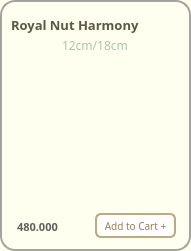
       <widget class="QFrame" name="frame_Royal">
        <property name="geometry">
         <rect>
          <x>240</x>
          <y>10</y>
          <width>191</width>
          <height>251</height>
         </rect>
        </property>
        <property name="font">
         <font>
          <family>Mongolian Baiti</family>
         </font>
        </property>
        <property name="styleSheet">
         <string notr="true">background-color: #FFFFF0;
border-radius: 15px; 
border: 2px solid #A8A29E ;</string>
        </property>
        <property name="frameShape">
         <enum>QFrame::StyledPanel</enum>
        </property>
        <property name="frameShadow">
         <enum>QFrame::Raised</enum>
        </property>
        <widget class="QLabel" name="label_royal">
         <property name="geometry">
          <rect>
           <x>11</x>
           <y>15</y>
           <width>171</width>
           <height>20</height>
          </rect>
         </property>
         <property name="font">
          <font>
           <family>Mongolian Baiti</family>
           <pointsize>10</pointsize>
           <weight>75</weight>
           <bold>true</bold>
          </font>
         </property>
         <property name="styleSheet">
          <string notr="true">border-radius: 0px;
border:0px solid;
color:#5A5A42</string>
         </property>
         <property name="text">
          <string>Royal Nut Harmony</string>
         </property>
        </widget>
        <widget class="QLabel" name="label_cake_royal">
         <property name="geometry">
          <rect>
           <x>-22</x>
           <y>8</y>
           <width>241</width>
           <height>231</height>
          </rect>
         </property>
         <property name="styleSheet">
          <string notr="true">border:0px;
background-color: transparent;</string>
         </property>
         <property name="text">
          <string/>
         </property>
         <property name="pixmap">
          <pixmap>../images/image-removebg-preview (4).png</pixmap>
         </property>
         <property name="scaledContents">
          <bool>true</bool>
         </property>
        </widget>
        <widget class="QLabel" name="label_royal_size">
         <property name="geometry">
          <rect>
           <x>62</x>
           <y>37</y>
           <width>71</width>
           <height>16</height>
          </rect>
         </property>
         <property name="font">
          <font>
           <family>Mongolian Baiti</family>
           <pointsize>9</pointsize>
          </font>
         </property>
         <property name="styleSheet">
          <string notr="true">color: #A7C7A7;
border:0px</string>
         </property>
         <property name="text">
          <string>12cm/18cm</string>
         </property>
        </widget>
        <widget class="QPushButton" name="pushButton_add_royal">
         <property name="geometry">
          <rect>
           <x>95</x>
           <y>213</y>
           <width>81</width>
           <height>25</height>
          </rect>
         </property>
         <property name="maximumSize">
          <size>
           <width>16777207</width>
           <height>16777215</height>
          </size>
         </property>
         <property name="font">
          <font>
           <family>Mongolian Baiti</family>
           <pointsize>-1</pointsize>
          </font>
         </property>
         <property name="styleSheet">
          <string notr="true">QPushButton {
    background-color: white;
    color: #A37B50;
    border: 2px solid #C2A87E;
    border-radius: 6px;
    padding: 4px 5px;
    font-size: 10px;
}

QPushButton:hover {
    background-color: #F7F3EF;
}

QPushButton:pressed {
    background-color: #E6D5C3;
}
</string>
         </property>
         <property name="text">
          <string>Add to Cart +</string>
         </property>
        </widget>
        <widget class="QLabel" name="label_royal_price">
         <property name="geometry">
          <rect>
           <x>17</x>
           <y>219</y>
           <width>61</width>
           <height>16</height>
          </rect>
         </property>
         <property name="font">
          <font>
           <family>Mongolian Baiti</family>
           <pointsize>8</pointsize>
           <weight>75</weight>
           <bold>true</bold>
          </font>
         </property>
         <property name="styleSheet">
          <string notr="true">border:0px;
color: rgb(98, 94, 92);
</string>
         </property>
         <property name="text">
          <string>480.000</string>
         </property>
        </widget>
        <zorder>label_cake_royal</zorder>
        <zorder>label_royal</zorder>
        <zorder>label_royal_size</zorder>
        <zorder>pushButton_add_royal</zorder>
        <zorder>label_royal_price</zorder>
       </widget>
